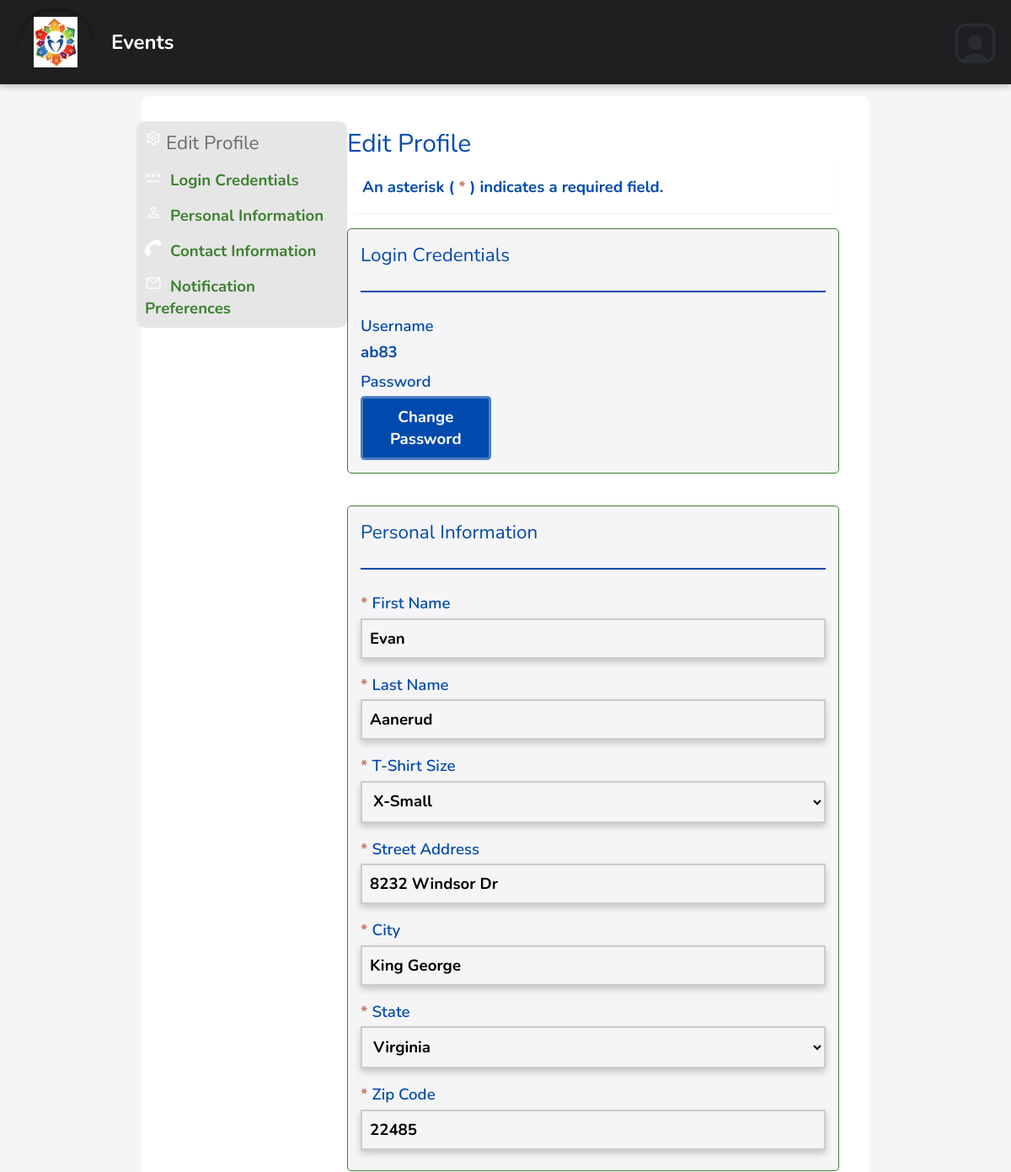
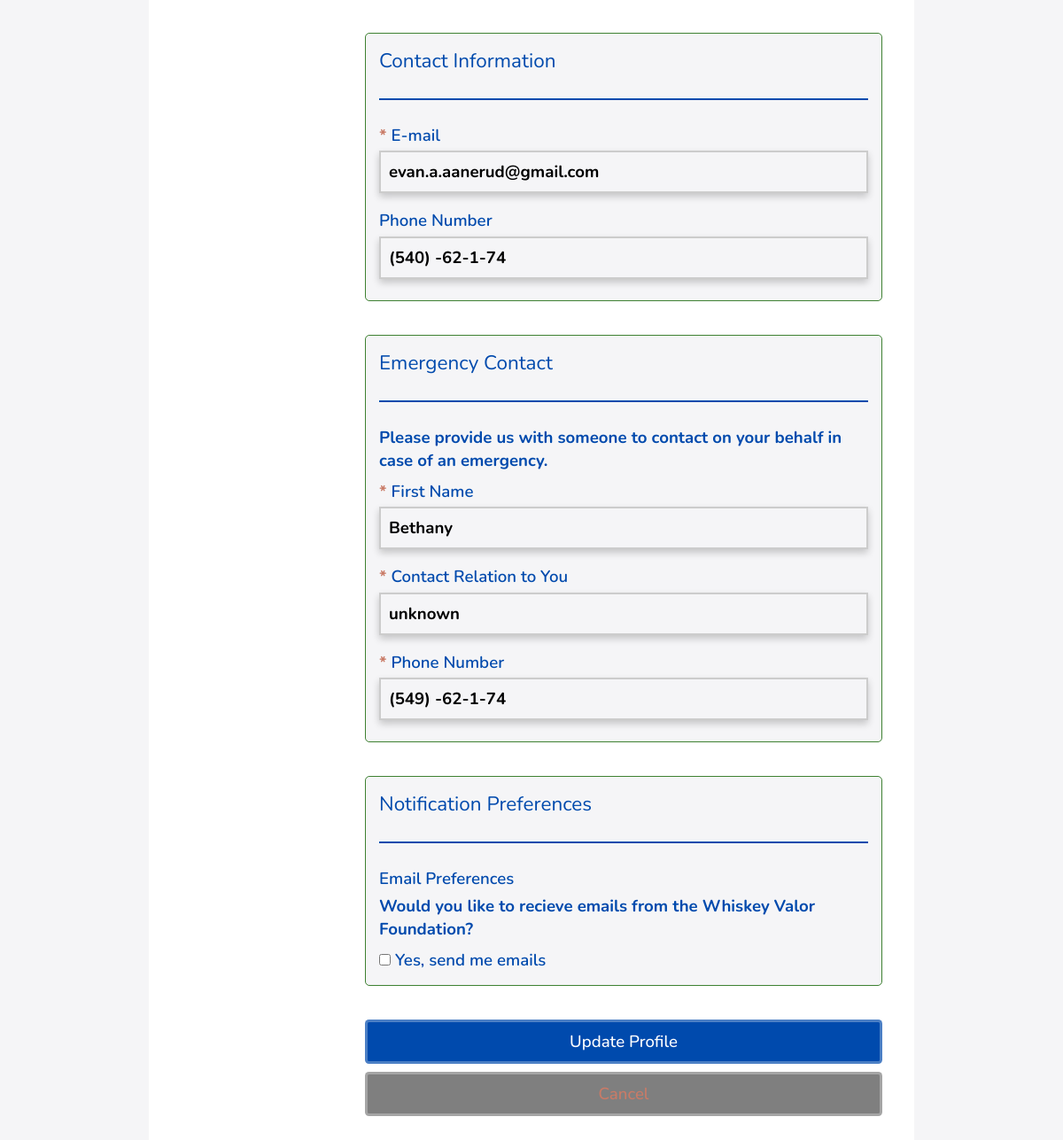
Screenshot of /editProfile.php?id=ab83 (signed in) with the database file from the repository (2 pictures, top to bottom).
### tables this page shows
CREATE TABLE `dbpersons` (
  `id` varchar(256) NOT NULL,
  `first_name` text NOT NULL,
  `last_name` text DEFAULT NULL,
  `phone_number` varchar(16) NOT NULL,
  `email` text DEFAULT NULL,
  `email_prefs` enum('true','false') DEFAULT NULL,
  `birthday` text DEFAULT NULL,
  `t-shirt_size` text DEFAULT NULL,
  `state` varchar(2) DEFAULT NULL,
  `city` text DEFAULT NULL,
  `street_address` text DEFAULT NULL,
  `zip_code` text DEFAULT NULL,
  `emergency_contact_first_name` text DEFAULT NULL,
  `emergency_contact_phone` varchar(16) DEFAULT NULL,
  `emergency_contact_relation` text DEFAULT NULL,
  `archived` tinyint(1) DEFAULT NULL,
  `password` text DEFAULT NULL,
  `contact_num` varchar(255) DEFAULT 'n/a',
  `contact_method` text DEFAULT NULL,
  `type` text DEFAULT NULL,
  `status` text DEFAULT NULL,
  `photo_release` tinyint(1) DEFAULT 0,
  `community_service` tinyint(1) DEFAULT 0,
  `notes` text DEFAULT NULL
);

### database/dbPersons.php (called while the page is built, shortened)
<?php
include_once(dirname(__FILE__).'/../domain/Person.php');
function retrieve_person($id) {
    $con=connect();
    $query = "SELECT * FROM dbpersons WHERE id = '" . $id . "'";
    $result = mysqli_query($con,$query);
    $result_row = mysqli_fetch_assoc($result);
    $thePerson = make_a_person($result_row);
    return $thePerson;
}
function make_a_person($result_row) {
    $thePerson = new Person(
        $result_row['id'],
        $result_row['first_name'],
        $result_row['last_name'],
        $result_row['phone_number'],
        $result_row['email'],
        $result_row['email_prefs'],
        $result_row['birthday'],
        $result_row['t-shirt_size'],
        $result_row['state'],
        $result_row['city'],
        $result_row['street_address'],
        $result_row['zip_code'],
        $result_row['emergency_contact_first_name'],
        $result_row['emergency_contact_phone'],
        $result_row['emergency_contact_relation'],
        $result_row['archived'],
        $result_row['password'],
        $result_row['contact_num'],
        $result_row['contact_method'],
        $result_row['type'],
        $result_row['status'],
        $result_row['photo_release'],
        $result_row['community_service'],
        $result_row['notes']
        );
    return $thePerson;
}

### domain/Person.php (called while the page is built, shortened)
<?php
class Person {
	private $id;
	private $first_name;
	private $last_name;
	private $phone1;
	private $email;
	private $email_prefs;
	private $t_shirt_size;
	private $state;
	private $city;
	private $street_address;
	private $zip_code;
	private $emergency_contact_first_name;
	private $emergency_contact_phone;
	private $emergency_contact_relation;
	function __construct(
        $id, $first_name, $last_name, $phone1, $email, $email_prefs, $birthday,
		$t_shirt_size, $state, $city, $street_address, $zip_code,
		$emergency_contact_first_name, $emergency_contact_phone, $emergency_contact_relation,
		$archived, $password, $contact_num, $contact_method, $type,
		$status, $photo_release, $community_service, $notes
		) {
        $this->id = $id;
        $this->first_name = $first_name;
        $this->last_name = $last_name;
        $this->phone1 = $phone1;
        $this->email = $email;
        $this->email_prefs = $email_prefs;
        $this->t_shirt_size = $t_shirt_size;
        $this->state = $state;
        $this->city = $city;
        $this->street_address = $street_address;
        $this->zip_code = $zip_code;
        $this->emergency_contact_first_name = $emergency_contact_first_name;
        $this->emergency_contact_phone = $emergency_contact_phone;
        $this->emergency_contact_relation = $emergency_contact_relation;
    }
	function get_id() {
		return $this->id;
	}
	function get_first_name() {
		return $this->first_name;
	}
	function get_last_name() {
		return $this->last_name;
	}
	function get_phone1() {
		return $this->phone1;
	}
	function get_email() {
		return $this->email;
	}
	function get_email_prefs() {
		return $this->email_prefs;
	}
	function get_t_shirt_size() {
		return $this->t_shirt_size;
	}
	function get_state() {
		return $this->state;
	}
	function get_city() {
		return $this->city;
	}
	function get_street_address() {
		return $this->street_address;
	}
	function get_zip_code() {
		return $this->zip_code;
	}
	function get_emergency_contact_first_name() {
		return $this->emergency_contact_first_name;
	}
	function get_emergency_contact_phone() {
		return $this->emergency_contact_phone;
	}
	function get_emergency_contact_relation() {
		return $this->emergency_contact_relation;
	}
}

### include/output.php (called while the page is built, shortened)
<?php
    function hsc($input) {
        return htmlspecialchars($input ?? '');
    }
    function formatPhoneNumber($number) {
        $str = '(' . substr($number, 0, 3) . ') ' . substr($number, 3, 3) . '-' . substr($number, 6, 4);
        return hsc($str);
    }

### include/input-validation.php (called while the page is built, shortened)
<?php
    require_once(dirname(__FILE__) . '/../database/dbPersons.php');
    function _sanitize($connection, $input) {
        if (is_array($input)) {
            foreach ($input as $key => $value) {
                $input[$key] = _sanitize($connection, $value);
            }
        } else {
            $input = trim($input);
            $input = mysqli_real_escape_string($connection, $input);
        }
        return $input;
    }
    function sanitize($input, $ignoreList=null) {
        $sanitized = [];
        $connection = connect();
        if ($ignoreList) {
            foreach ($input as $key => $value) {
                if (in_array($key, $ignoreList)) {
                    $sanitized[$key] = $value;
                } else {
                    $sanitized[$key] = _sanitize($connection, $value);
                }
            }
        } else {
            foreach ($input as $key => $value) {
                $sanitized[$key] = _sanitize($connection, $value);
            }
        }
        return $sanitized;
    }

### profileEditForm.php (the view, shortened to what this page needs)
<?php
    require_once('domain/Person.php');
    require_once('database/dbPersons.php');
    require_once('include/output.php');
    $args = sanitize($_GET);
    if ($_SESSION['access_level'] >= 2 && isset($args['id'])) {
        $id = $args['id'];
        $editingSelf = $id == $_SESSION['_id'];
    } else {
        $editingSelf = true;
        $id = $_SESSION['_id'];
    }
    $person = retrieve_person($id);
?>
<main class="signup-form">
    <div class="sidebar-wrapper">
        <div class="sidebar">
            <div class="sidebar-item">
                <img src="images/settings.png"><h3> Edit Profile</h3>
            </div>
            <div class="sidebar-item">
                <a href="#login">
                    <img src="images/change-password.png"> Login Credentials
                </a>
            </div>
            <div class="sidebar-item">
                <a href="#personal-info">
                    <img src="images/view-profile.svg"> Personal Information
                </a>
            </div>
            <div class="sidebar-item">
                <a href="#contact-info">
                    <img src="images/phone.png"> Contact Information
                </a>
            </div>
            <div class="sidebar-item">
                <a href="#notifs">
                    <img src="images/inbox.svg"> Notification Preferences
                </a>
            </div>
        </div>
    </div>
    <div class="main-content-box">
    <form class="signup-form" method="post">
	<div class="text-center">
          <h2 class="mb-8">Edit Profile</h2>
            <div class="info-box">
              <p>An asterisk ( <em>*</em> ) indicates a required field.</p>
            </div>
	</div>
        <fieldset class="section-box">
            <h3 class="mt-2" id="login">Login Credentials</h3>
            <div class="blue-div"></div>
            <label>Username</label>
            <p><?php echo $person->get_id() ?></p>
            <label>Password</label>
                <a class="button-signup" href='changePassword.php' style="color: var(--button-font-color); font-weight: bold; width: 28%;">Change Password</a>
        </fieldset>
        <fieldset class="section-box">
            <h3 class="mt-2" id="personal-info">Personal Information</h3>
            <div class="blue-div"></div>
            <label for="first_name"><em>* </em>First Name</label>
            <input type="text" id="first_name" name="first_name" value="<?php echo hsc($person->get_first_name()); ?>" required placeholder="Enter your first name">
            <label for="last_name"><em>* </em>Last Name</label>
            <input type="text" id="last_name" name="last_name" value="<?php echo hsc($person->get_last_name()); ?>" required placeholder="Enter your last name">
            <label for="t-shirt_size"><em>* </em>T-Shirt Size</label>
            <select id="t-shirt_size" name="t-shirt_size" required>
                <option value="x_small" <?php if($person->get_t_shirt_size() == 'x_small') echo 'selected'; ?>>X-Small</option>
            </select>
            <label for="street_address"><em>* </em>Street Address</label>
            <input type="text" id="street_address" name="street_address" value="<?php echo hsc($person->get_street_address()); ?>" required placeholder="Enter your street address">
            <label for="city"><em>* </em>City</label>
            <input type="text" id="city" name="city" value="<?php echo hsc($person->get_city()); ?>" required placeholder="Enter your city">
            <label for="state"><em>* </em>State</label>
            <select id="state" name="state" required>
                <?php
                    $state = $person->get_state();
                    $states = array(
                        'Alabama', 'Alaska', 'Arizona', 'Arkansas', 'California', 'Colorado', 'Connecticut', 'Delaware', 'District Of Columbia', 'Florida', 'Georgia', 'Hawaii', 'Idaho', 'Illinois', 'Indiana', 'Iowa', 'Kansas', 'Kentucky', 'Louisiana', 'Maine', 'Maryland', 'Massachusetts', 'Michigan', 'Minnesota', 'Mississippi', 'Missouri', 'Montana', 'Nebraska', 'Nevada', 'New Hampshire', 'New Jersey', 'New Mexico', 'New York', 'North Carolina', 'North Dakota', 'Ohio', 'Oklahoma', 'Oregon', 'Pennsylvania', 'Rhode Island', 'South Carolina', 'South Dakota', 'Tennessee', 'Texas', 'Utah', 'Vermont', 'Virginia', 'Washington', 'West Virginia', 'Wisconsin', 'Wyoming'
                    );
                    $abbrevs = array(
                        'AL', 'AK', 'AZ', 'AR', 'CA', 'CO', 'CT', 'DE', 'DC', 'FL', 'GA', 'HI', 'ID', 'IL', 'IN', 'IA', 'KS', 'KY', 'LA', 'ME', 'MD', 'MA', 'MI', 'MN', 'MS', 'MO', 'MT', 'NE', 'NV', 'NH', 'NJ', 'NM', 'NY', 'NC', 'ND', 'OH', 'OK', 'OR', 'PA', 'RI', 'SC', 'SD', 'TN', 'TX', 'UT', 'VT', 'VA', 'WA', 'WV', 'WI', 'WY'
                    );
                    $length = count($states);
                    for ($i = 0; $i < $length; $i++) {
                        if ($abbrevs[$i] == $state) {
                            echo '<option value="' . $abbrevs[$i] . '" selected>' . $states[$i] . '</option>';
                        } else {
                            echo '<option value="' . $abbrevs[$i] . '">' . $states[$i] . '</option>';
                        }
                    }
                ?>
            </select>
            <label for="zip_code"><em>* </em>Zip Code</label>
            <input type="text" id="zip_code" name="zip_code" value="<?php echo hsc($person->get_zip_code()); ?>" pattern="[0-9]{5}" title="5-digit zip code" required placeholder="Enter your 5-digit zip code">
        </fieldset>
        <fieldset class="section-box">
            <h3 class="mt-2" id="contact-info">Contact Information</h3>
            <div class="blue-div"></div>
            <label for="email"><em>* </em>E-mail</label>
            <input type="email" id="email" name="email" value="<?php echo hsc($person->get_email()); ?>" required placeholder="Enter your e-mail address">
            <label for="phone1">Phone Number</label>
            <input type="tel" id="phone1" class="phone" name="phone1" value="<?php echo formatPhoneNumber($person->get_phone1()); ?>" pattern="(\D{0,1})\d{3}(\D{0,2})\d{3}(.{0,1})\d{4}" placeholder="Ex. (555) 555-5555">
        </fieldset>
        <fieldset class="section-box">
            <h3 class="mt-2">Emergency Contact</h3>
            <div class="blue-div"></div>
            <p>Please provide us with someone to contact on your behalf in case of an emergency.</p>
            <label for="emergency_contact_first_name" required><em>* </em>First Name</label>
            <input type="text" id="emergency_contact_first_name" name="emergency_contact_first_name" value="<?php echo hsc($person->get_emergency_contact_first_name()); ?>" placeholder="Enter emergency contact name">
            <label for="emergency_contact_relation"><em>* </em>Contact Relation to You</label>
            <input type="text" id="emergency_contact_relation" name="emergency_contact_relation" value="<?php echo hsc($person->get_emergency_contact_relation()); ?>" placeholder="Ex. Spouse, Mother, Father, Sister, Brother, Friend">
            <label for="emergency_contact_phone"><em>* </em>Phone Number</label>
            <input type="tel" id="emergency_contact_phone" class="phone" name="emergency_contact_phone" value="<?php echo formatPhoneNumber($person->get_emergency_contact_phone()); ?>" pattern="(\D{0,1})\d{3}(\D{0,2})\d{3}(.{0,1})\d{4}" placeholder="Ex. (555) 555-5555">
        </fieldset>
        <fieldset class="section-box">
            <h3 class="mt-2" id="notifs">Notification Preferences</h3>
            <div class="blue-div"></div>
            <label>Email Preferences</label>
            <p>Would you like to recieve emails from the Whiskey Valor Foundation?</p>
            <div class="radio-group">
                <div class="radio-element">
                    <input type="checkbox" id="reminders" name="email_prefs" value="reminders" <?php
                    if($person->get_email_prefs() == 'true') { echo 'checked'; } ?> >
                    <label for="reminders">Yes, send me emails</label>
                </div>
            </div>
        </fieldset>
        <input type="submit" name="profile-edit-form" value="Update Profile">
        <?php if ($editingSelf): ?>
            <a class="button cancel" href="viewProfile.php" style="margin-top: -.5rem">Cancel</a>
        <?php else: ?>
            <a class="button cancel" href="viewProfile.php?id=<?php echo htmlspecialchars($_GET['id']) ?>" style="margin-top: -.5rem">Cancel</a>
        <?php endif ?>
    </form>
    </div>
</main>

### rows the page displays
dbpersons: id "ab83", first_name "Evan", last_name "Aanerud", street_address "8232 Windsor Dr", city "King George", state "Virginia", zip_code "22485", email "evan.a.aanerud@gmail.com", phone1 "(540) -62-1-74", emergency_contact_first_name "Bethany", emergency_contact_relation "unknown", emergency_contact_phone "(549) -62-1-74"
